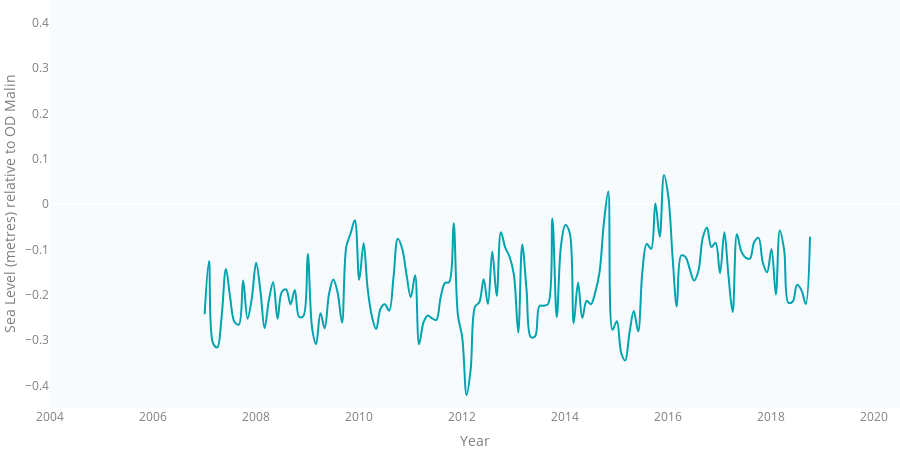

The notebook cell this image was saved under:
### Code cell
# castletownbare
figure_3_7_castletownbare = make_subplots(specs=[[{'secondary_y': False}]])

figure_3_7_castletownbare.add_trace(castletownbareSingleTrace,
            secondary_y=False,)


figure_3_7_castletownbare.update_layout(TIMESERIES_LAYOUT)
# figure_3_7_ballyglass.update_layout(showlegend = True)


figure_3_7_castletownbare.update_yaxes(title_text='Sea Level (metres) relative to OD Malin',
                         range=[-0.45, 0.45],
                         showgrid=False,
                         fixedrange=True,
                         showspikes=True,
                        )
figure_3_7_castletownbare.update_xaxes(title_text='Year',
                         range=['2004-01-01', '2020-06-30'],
#                          tickformat="%Y",
                         showspikes=True,  
                         spikethickness=2
                        )

figure_3_7_castletownbare.show()

### Figure 1 — Plotly figure (JSON) as saved in the notebook; plotly's stock layout.template omitted (floating-point values rounded to 4 significant figures; data arrays with more than 128 entries replaced by an {"elided": "..."} marker saying what was removed)
{"data": [{"connectgaps": false, "hovertemplate": "%{x}<br>Monthly Average: %{y:.2f} m<extra></extra>", "line": {"color": "#00a4ae", "shape": "spline", "width": 2}, "mode": "lines", "name": "Castletownbare", "type": "scatter", "x": {"elided": "168 str values"}, "xaxis": "x", "y": {"elided": "168 float values"}, "yaxis": "y"}], "layout": {"font": {"color": "#7f7f7f"}, "height": 450, "hovermode": "closest", "legend": {"bgcolor": "rgba(0,0,0,0)", "itemclick": false, "itemdoubleclick": false, "orientation": "h"}, "margin": {"b": 0, "l": 0, "r": 0, "t": 0}, "paper_bgcolor": "rgba(0,0,0,0)", "plot_bgcolor": "#f7fbfd", "xaxis": {"anchor": "y", "domain": [0, 1], "range": ["2004-01-01", "2020-06-30"], "showgrid": false, "showspikes": true, "spikethickness": 2, "title": {"text": "Year"}}, "yaxis": {"anchor": "x", "domain": [0, 1], "fixedrange": true, "range": [-0.45, 0.45], "showgrid": false, "showspikes": true, "title": {"text": "Sea Level (metres) relative to OD Malin"}}}}
